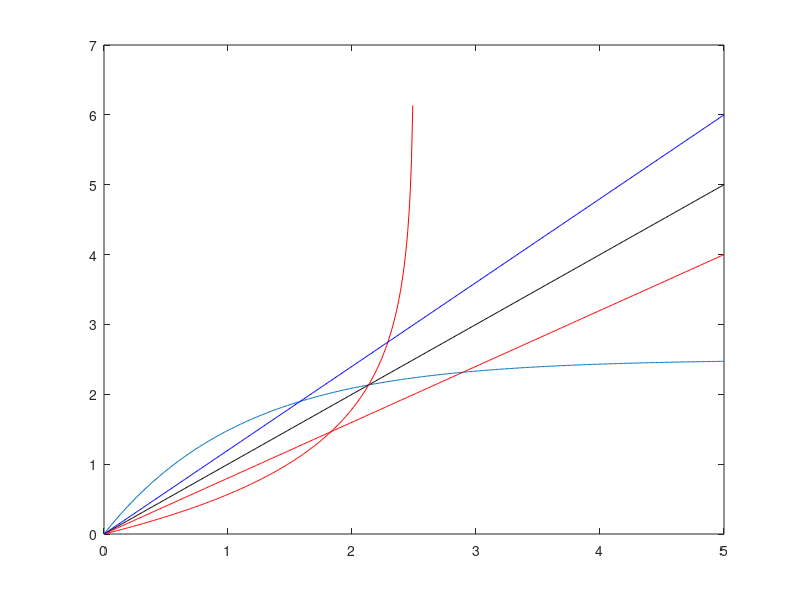

This chart was generated by the following MATLAB code:


clear all;
% negative feedback


e=2.71828;
%theta=4;
theta=2.5;
%leta=1;
leta=0.9;
x1=0:0.01:5;
figure(1)

y=zeros(1,length(x1));  % negative feedback
for i=1:length(x1)
    y(i)=theta*(1-e ^ (-leta*x1(i)));
end

figure(1)
plot(x1,y);
hold on
plot(x1,x1,'k-');

% positive feedback
x2=0:0.01:theta;
z=zeros(1,length(x2));
for i=1:length(x2)
    z(i)=(-1/leta) * log (1-x2(i)/theta);
end

hold on

plot(x2,z,'r-')

%find the cut point

% for positive feedback
hold on;
z_lin=x1 .*.8;
plot(x1,z_lin,'r-')

% for negative feedback
hold on;
y_lin=x1 .* 1.2;
plot(x1,y_lin,'b-')
